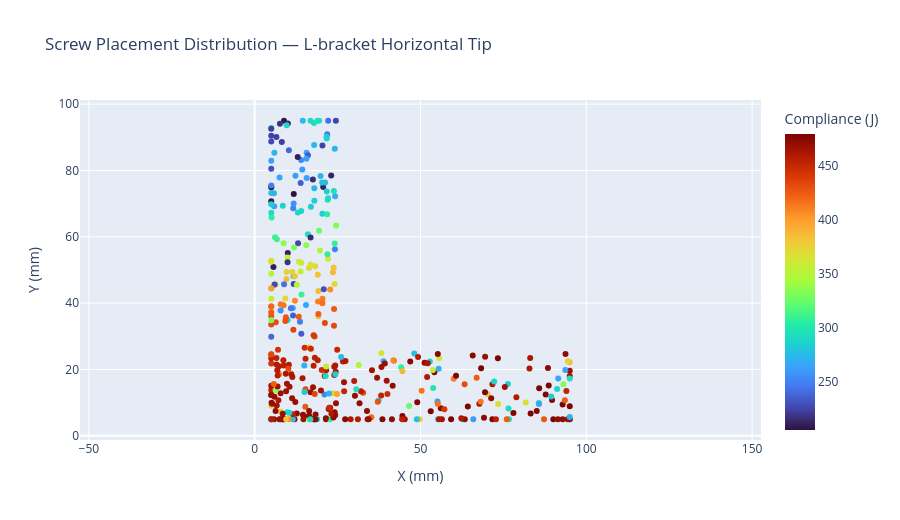

Notebook cell for this chart:
### Code cell
scatter_fig = plot_dataset_scatter(
    RESULTS_DIR / "multi_geom_training" / "l_bracket_horizontal.csv",
    label="L-bracket Horizontal Tip",
    has_header=True,
)
scatter_fig.show()

### Figure 1 — Plotly figure (JSON) as saved in the notebook; plotly's stock layout.template omitted (floating-point values rounded to 4 significant figures; data arrays with more than 128 entries replaced by an {"elided": "..."} marker saying what was removed)
{"data": [{"hovertemplate": "X (mm)=%{x}<br>Y (mm)=%{y}<br>Compliance (J)=%{marker.color}<extra></extra>", "legendgroup": "", "marker": {"color": {"elided": "400 float values"}, "coloraxis": "coloraxis", "symbol": "circle"}, "mode": "markers", "name": "", "orientation": "v", "showlegend": false, "type": "scatter", "x": {"elided": "400 float values"}, "xaxis": "x", "y": {"elided": "400 float values"}, "yaxis": "y"}], "layout": {"coloraxis": {"colorbar": {"title": {"text": "Compliance (J)"}}, "colorscale": [[0, "#30123b"], [0.07143, "#4145ab"], [0.1429, "#4675ed"], [0.2143, "#39a2fc"], [0.2857, "#1bcfd4"], [0.3571, "#24eca6"], [0.4286, "#61fc6c"], [0.5, "#a4fc3b"], [0.5714, "#d1e834"], [0.6429, "#f3c63a"], [0.7143, "#fe9b2d"], [0.7857, "#f36315"], [0.8571, "#d93806"], [0.9286, "#b11901"], [1, "#7a0402"]]}, "height": 520, "legend": {"tracegroupgap": 0}, "title": {"text": "Screw Placement Distribution — L-bracket Horizontal Tip"}, "xaxis": {"anchor": "y", "domain": [0, 1], "scaleanchor": "y", "scaleratio": 1, "title": {"text": "X (mm)"}}, "yaxis": {"anchor": "x", "domain": [0, 1], "title": {"text": "Y (mm)"}}}}
